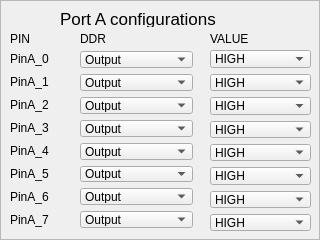
     <widget class="QFrame" name="PortA_frame">
      <property name="frameShape">
       <enum>QFrame::StyledPanel</enum>
      </property>
      <property name="frameShadow">
       <enum>QFrame::Raised</enum>
      </property>
      <widget class="QComboBox" name="PinA_1_ddr_combo">
       <property name="geometry">
        <rect>
         <x>80</x>
         <y>74</y>
         <width>113</width>
         <height>17</height>
        </rect>
       </property>
       <item>
        <property name="text">
         <string>Output</string>
        </property>
       </item>
       <item>
        <property name="text">
         <string>Input</string>
        </property>
       </item>
       <item>
        <property name="text">
         <string>Input_Pullup</string>
        </property>
       </item>
      </widget>
      <widget class="QComboBox" name="PinA_3_ddr_combo">
       <property name="geometry">
        <rect>
         <x>80</x>
         <y>120</y>
         <width>113</width>
         <height>17</height>
        </rect>
       </property>
       <item>
        <property name="text">
         <string>Output</string>
        </property>
       </item>
       <item>
        <property name="text">
         <string>Input</string>
        </property>
       </item>
       <item>
        <property name="text">
         <string>Input_Pullup</string>
        </property>
       </item>
      </widget>
      <widget class="QLabel" name="label_5">
       <property name="geometry">
        <rect>
         <x>10</x>
         <y>211</y>
         <width>48</width>
         <height>17</height>
        </rect>
       </property>
       <property name="text">
        <string>PinA_7</string>
       </property>
      </widget>
      <widget class="QLabel" name="label_8">
       <property name="geometry">
        <rect>
         <x>10</x>
         <y>165</y>
         <width>47</width>
         <height>17</height>
        </rect>
       </property>
       <property name="text">
        <string>PinA_5</string>
       </property>
      </widget>
      <widget class="QLabel" name="label">
       <property name="geometry">
        <rect>
         <x>10</x>
         <y>50</y>
         <width>48</width>
         <height>17</height>
        </rect>
       </property>
       <property name="text">
        <string>PinA_0</string>
       </property>
      </widget>
      <widget class="QComboBox" name="PinA_5_ddr_combo">
       <property name="geometry">
        <rect>
         <x>80</x>
         <y>166</y>
         <width>113</width>
         <height>16</height>
        </rect>
       </property>
       <item>
        <property name="text">
         <string>Output</string>
        </property>
       </item>
       <item>
        <property name="text">
         <string>Input</string>
        </property>
       </item>
       <item>
        <property name="text">
         <string>Input_Pullup</string>
        </property>
       </item>
      </widget>
      <widget class="QLabel" name="label_4">
       <property name="geometry">
        <rect>
         <x>10</x>
         <y>119</y>
         <width>47</width>
         <height>17</height>
        </rect>
       </property>
       <property name="text">
        <string>PinA_3</string>
       </property>
      </widget>
      <widget class="QComboBox" name="PinA_2_ddr_combo">
       <property name="geometry">
        <rect>
         <x>80</x>
         <y>97</y>
         <width>113</width>
         <height>17</height>
        </rect>
       </property>
       <item>
        <property name="text">
         <string>Output</string>
        </property>
       </item>
       <item>
        <property name="text">
         <string>Input</string>
        </property>
       </item>
       <item>
        <property name="text">
         <string>Input_Pullup</string>
        </property>
       </item>
      </widget>
      <widget class="QLabel" name="label_3">
       <property name="geometry">
        <rect>
         <x>10</x>
         <y>96</y>
         <width>47</width>
         <height>17</height>
        </rect>
       </property>
       <property name="text">
        <string>PinA_2</string>
       </property>
      </widget>
      <widget class="QComboBox" name="PinA_6_ddr_combo">
       <property name="geometry">
        <rect>
         <x>80</x>
         <y>188</y>
         <width>113</width>
         <height>17</height>
        </rect>
       </property>
       <item>
        <property name="text">
         <string>Output</string>
        </property>
       </item>
       <item>
        <property name="text">
         <string>Input</string>
        </property>
       </item>
       <item>
        <property name="text">
         <string>Input_Pullup</string>
        </property>
       </item>
      </widget>
      <widget class="QLabel" name="label_7">
       <property name="geometry">
        <rect>
         <x>10</x>
         <y>142</y>
         <width>48</width>
         <height>17</height>
        </rect>
       </property>
       <property name="text">
        <string>PinA_4</string>
       </property>
      </widget>
      <widget class="QLabel" name="label_2">
       <property name="geometry">
        <rect>
         <x>10</x>
         <y>73</y>
         <width>47</width>
         <height>17</height>
        </rect>
       </property>
       <property name="text">
        <string>PinA_1</string>
       </property>
      </widget>
      <widget class="QComboBox" name="PinA_0_ddr_combo">
       <property name="geometry">
        <rect>
         <x>80</x>
         <y>51</y>
         <width>113</width>
         <height>17</height>
        </rect>
       </property>
       <item>
        <property name="text">
         <string>Output</string>
        </property>
       </item>
       <item>
        <property name="text">
         <string>Input</string>
        </property>
       </item>
       <item>
        <property name="text">
         <string>Input_Pullup</string>
        </property>
       </item>
      </widget>
      <widget class="QLabel" name="label_6">
       <property name="geometry">
        <rect>
         <x>10</x>
         <y>188</y>
         <width>48</width>
         <height>17</height>
        </rect>
       </property>
       <property name="text">
        <string>PinA_6</string>
       </property>
      </widget>
      <widget class="QComboBox" name="PinA_4_ddr_combo">
       <property name="geometry">
        <rect>
         <x>80</x>
         <y>143</y>
         <width>113</width>
         <height>17</height>
        </rect>
       </property>
       <item>
        <property name="text">
         <string>Output</string>
        </property>
       </item>
       <item>
        <property name="text">
         <string>Input</string>
        </property>
       </item>
       <item>
        <property name="text">
         <string>Input_Pullup</string>
        </property>
       </item>
      </widget>
      <widget class="QComboBox" name="PinA_7_ddr_combo">
       <property name="geometry">
        <rect>
         <x>80</x>
         <y>211</y>
         <width>113</width>
         <height>17</height>
        </rect>
       </property>
       <item>
        <property name="text">
         <string>Output</string>
        </property>
       </item>
       <item>
        <property name="text">
         <string>Input</string>
        </property>
       </item>
       <item>
        <property name="text">
         <string>Input_Pullup</string>
        </property>
       </item>
      </widget>
      <widget class="QLabel" name="label_17">
       <property name="geometry">
        <rect>
         <x>60</x>
         <y>10</y>
         <width>201</width>
         <height>17</height>
        </rect>
       </property>
       <property name="font">
        <font>
         <pointsize>13</pointsize>
        </font>
       </property>
       <property name="text">
        <string>Port A configurations</string>
       </property>
      </widget>
      <widget class="QLabel" name="label_18">
       <property name="geometry">
        <rect>
         <x>10</x>
         <y>30</y>
         <width>31</width>
         <height>17</height>
        </rect>
       </property>
       <property name="text">
        <string>PIN</string>
       </property>
      </widget>
      <widget class="QLabel" name="label_19">
       <property name="geometry">
        <rect>
         <x>80</x>
         <y>30</y>
         <width>111</width>
         <height>17</height>
        </rect>
       </property>
       <property name="text">
        <string>DDR</string>
       </property>
      </widget>
      <widget class="QLabel" name="label_20">
       <property name="geometry">
        <rect>
         <x>210</x>
         <y>30</y>
         <width>61</width>
         <height>17</height>
        </rect>
       </property>
       <property name="text">
        <string>VALUE</string>
       </property>
      </widget>
      <widget class="QWidget" name="layoutWidget">
       <property name="geometry">
        <rect>
         <x>210</x>
         <y>50</y>
         <width>101</width>
         <height>181</height>
        </rect>
       </property>
       <layout class="QVBoxLayout" name="verticalLayout">
        <item>
         <widget class="QComboBox" name="PinA_0_val_combo">
          <item>
           <property name="text">
            <string>HIGH</string>
           </property>
          </item>
          <item>
           <property name="text">
            <string>LOW</string>
           </property>
          </item>
         </widget>
        </item>
        <item>
         <widget class="QComboBox" name="PinA_1_val_combo">
          <item>
           <property name="text">
            <string>HIGH</string>
           </property>
          </item>
          <item>
           <property name="text">
            <string>LOW</string>
           </property>
          </item>
         </widget>
        </item>
        <item>
         <widget class="QComboBox" name="PinA_2_val_combo">
          <item>
           <property name="text">
            <string>HIGH</string>
           </property>
          </item>
          <item>
           <property name="text">
            <string>LOW</string>
           </property>
          </item>
         </widget>
        </item>
        <item>
         <widget class="QComboBox" name="PinA_3_val_combo">
          <item>
           <property name="text">
            <string>HIGH</string>
           </property>
          </item>
          <item>
           <property name="text">
            <string>LOW</string>
           </property>
          </item>
         </widget>
        </item>
        <item>
         <widget class="QComboBox" name="PinA_4_val_combo">
          <item>
           <property name="text">
            <string>HIGH</string>
           </property>
          </item>
          <item>
           <property name="text">
            <string>LOW</string>
           </property>
          </item>
         </widget>
        </item>
        <item>
         <widget class="QComboBox" name="PinA_5_val_combo">
          <item>
           <property name="text">
            <string>HIGH</string>
           </property>
          </item>
          <item>
           <property name="text">
            <string>LOW</string>
           </property>
          </item>
         </widget>
        </item>
        <item>
         <widget class="QComboBox" name="PinA_6_val_combo">
          <item>
           <property name="text">
            <string>HIGH</string>
           </property>
          </item>
          <item>
           <property name="text">
            <string>LOW</string>
           </property>
          </item>
         </widget>
        </item>
        <item>
         <widget class="QComboBox" name="PinA_7_val_combo">
          <item>
           <property name="text">
            <string>HIGH</string>
           </property>
          </item>
          <item>
           <property name="text">
            <string>LOW</string>
           </property>
          </item>
         </widget>
        </item>
       </layout>
      </widget>
     </widget>
